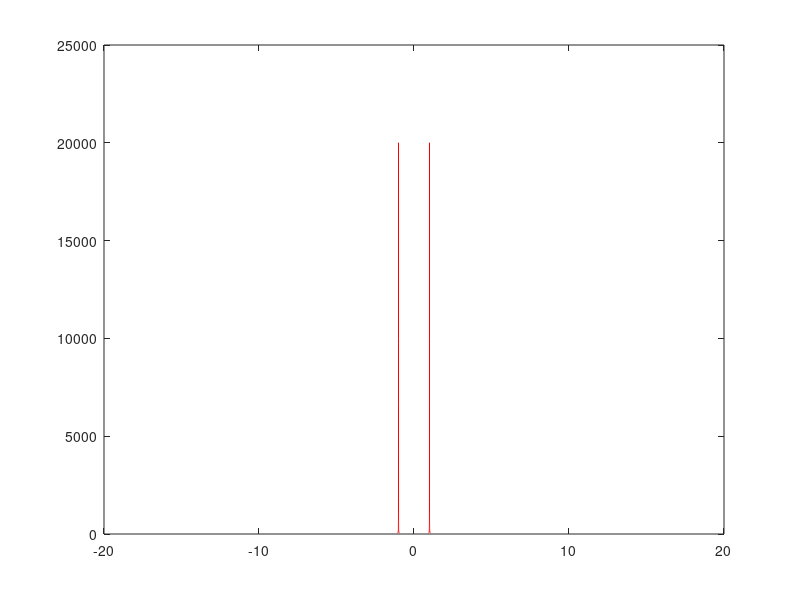

This chart was generated by the following MATLAB code:
a1 = -20:1e-4:-1;
y1 = (a1-1)./(1+a1);
a2 = -1:1e-4:0;
y2 = (1-a2)./(1+a2);
a3 = 0:1e-4:1;
y3 = (1+a3)./(1-a3);
a4 = 1:1e-4:20;
y4 = (1+a4)./(a4-1);
a = [a1 a2 a3 a4];
y = [y1 y2 y3 y4];
plot(a,y,'red')
